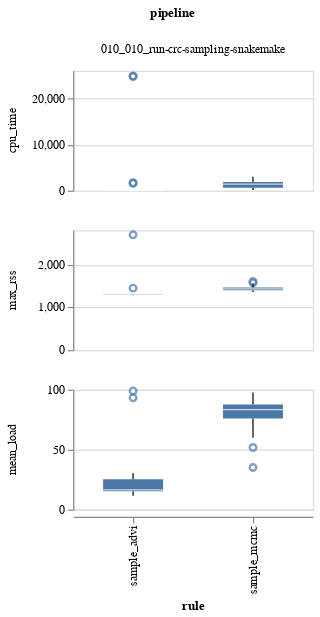

The notebook cell this image was saved under:
### Code cell
benchmark_df_long = benchmark_df[
    ["pipeline", "rule", "step", "cpu_time", "max_rss", "mean_load", "cpu_time"]
].pivot_longer(["pipeline", "rule", "step"])

(
    alt.Chart(benchmark_df_long)
    .mark_boxplot(size=50)
    .encode(
        x="rule",
        y=alt.Y("value", title=""),
        row=alt.Row("variable", title=""),
        column=alt.Column("pipeline"),
    )
    .properties(width=200, height=100)
    .resolve_scale(y="independent")
)

### Figure 1 — Vega-Lite specification as saved in the notebook (floating-point values rounded to 4 significant figures; data arrays with more than 128 entries replaced by an {"elided": "..."} marker saying what was removed)
{"config": {"view": {"continuousWidth": 400, "continuousHeight": 300}}, "data": {"name": "data-31ed5e7ed1a2c9be6ed3489e90221360"}, "mark": {"type": "boxplot", "size": 50}, "encoding": {"column": {"type": "nominal", "field": "pipeline"}, "row": {"type": "nominal", "field": "variable", "title": ""}, "x": {"type": "nominal", "field": "rule"}, "y": {"type": "quantitative", "field": "value", "title": ""}}, "height": 100, "resolve": {"scale": {"y": "independent"}}, "width": 200, "$schema": "https://vega.github.io/schema/vega-lite/v4.8.1.json", "datasets": {"data-31ed5e7ed1a2c9be6ed3489e90221360": {"elided": "188 records"}}}
